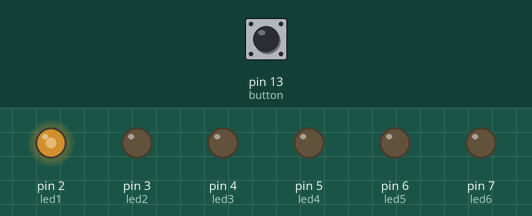
The sketch below on a simulated Arduino Uno, built with avr-gcc and run on an emulated ATmega328P. On the bench: output pins drawn as LEDs (lit = HIGH). Inputs (shaded band) come from the test bench; at power-on: pin 13 (button) LOW.

Above: at 1.2 s.
1.3 s: pin 13 (button) pulled HIGH for 0.15 s
At 2.6 s:
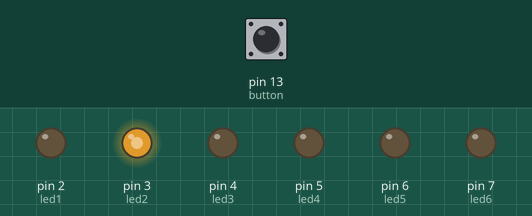
2.9 s: pin 13 (button) pulled HIGH for 1 s
At 5.0 s:
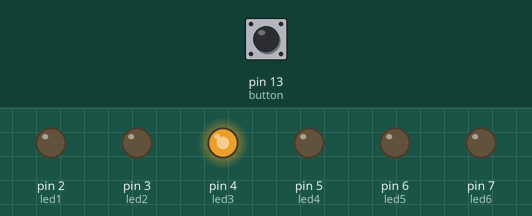
5.4 s: pin 13 (button) pulled HIGH for 0.15 s
At 6.7 s:
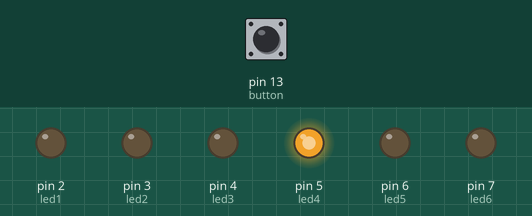
7.0 s: pin 13 (button) pulled HIGH for 3.2 s
At 8.5 s:
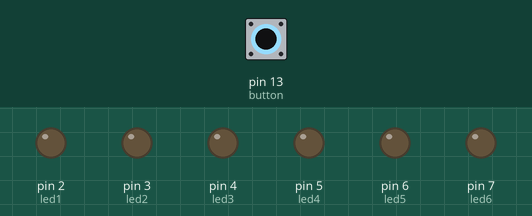
11.7 s: pin 13 (button) pulled HIGH for 0.15 s
At 12.9 s:
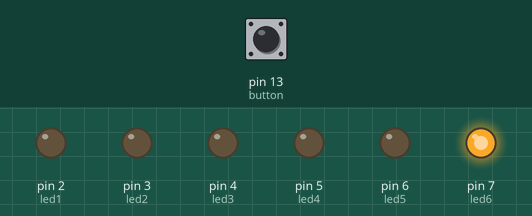
13.3 s: pin 13 (button) pulled HIGH for 1 s
At 15.3 s:
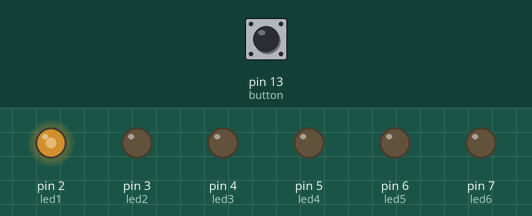
Timing chart, 0 to 16.8 s (numbered marks = the images above; inputs shaded):
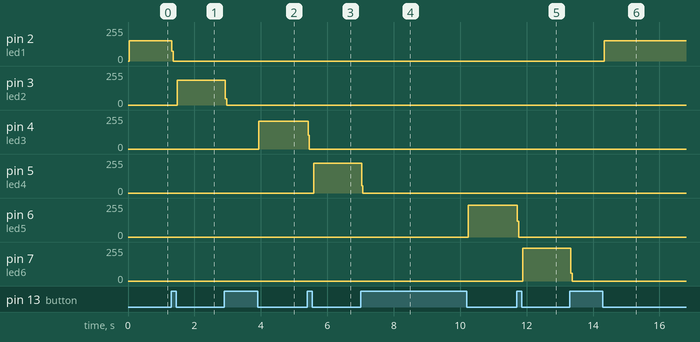

The sketch:

Guitar_IO.ino
```cpp
const int button=13;
const int led1=2;
const int led2=3;
const int led3=4;
const int led4=5;
const int led5=6;
const int led6=7;

int counter=0;
int state=0;
int laststate=0;


void setup() {
  pinMode(button,INPUT);
  pinMode(led1,OUTPUT);
  pinMode(led2,OUTPUT);
  pinMode(led3,OUTPUT);
  pinMode(led4,OUTPUT);
  pinMode(led5,OUTPUT);
  pinMode(led6,OUTPUT);

  Serial.begin(9600);
}

void loop() {
  state = digitalRead(button);
  if (state!=laststate){
    counter=counter+1;
    laststate=state;
  } else {
  }

  if (counter%12 ==0.0){
    ledoff();
    digitalWrite(led1,HIGH);
  } else if ((counter-2)%12==0) {
     ledoff();
     digitalWrite(led2,HIGH);
  } else if((counter-4)%12==0) {
     ledoff();
     digitalWrite(led3,HIGH);
  } else if((counter-6)%12==0) {
     ledoff();
     digitalWrite(led4,HIGH);
  } else if((counter-8)%12==0) {
     ledoff();
     digitalWrite(led5,HIGH);
  } else if((counter-10)%12==0) {
     ledoff();
     digitalWrite(led6,HIGH);
  } else {
    ledoff();
  }

}

void ledoff(){
     digitalWrite(led1,LOW);
     digitalWrite(led2,LOW);
     digitalWrite(led3,LOW);
     digitalWrite(led4,LOW);
     digitalWrite(led5,LOW);
     digitalWrite(led6,LOW);
}
```

Measured:
- after the input at 1.3 s, pin 2 (led1): 151/255 → 0/255 at once; pin 3 (led2): 0/255 → 186/255 after 0.19 s
- after the input at 2.9 s, pin 3 (led2): 186/255 → 0/255 at once; pin 4 (led3): 0/255 → 209/255 after 1.0 s
- after the input at 5.4 s, pin 4 (led3): 209/255 → 0/255 at once; pin 5 (led4): 0/255 → 225/255 after 0.19 s
- after the input at 7.0 s, pin 5 (led4): 225/255 → 0/255 at once; pin 6 (led5): 0/255 → 238/255 after 3.2 s
- after the input at 11.7 s, pin 6 (led5): 238/255 → 0/255 at once; pin 7 (led6): 0/255 → 247/255 after 0.19 s
- after the input at 13.3 s, pin 2 (led1): 0/255 → 151/255 after 1.0 s; pin 7 (led6): 247/255 → 0/255 at once
